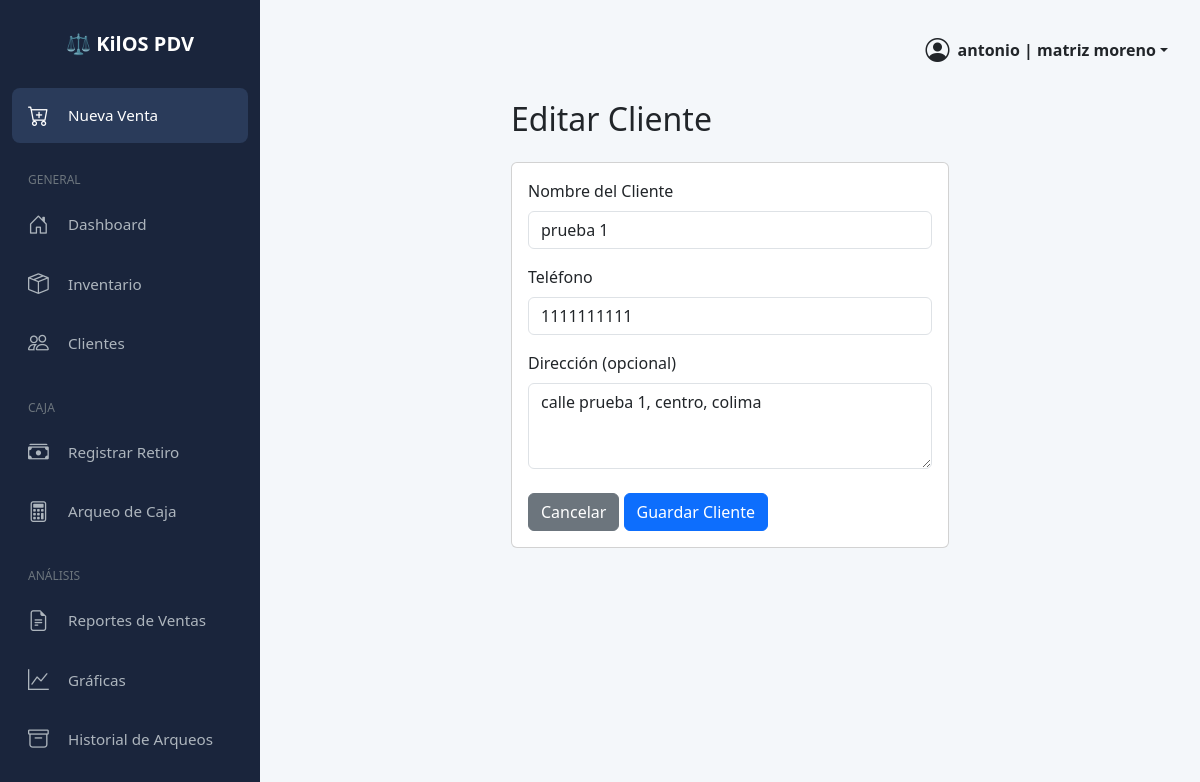
The page /clientes/editar/12/ (signed in) on the database its author committed.
### inventario/models.py (models this page shows, shortened)
class UserProfile(models.Model):
    user = models.OneToOneField(User, on_delete=models.CASCADE, related_name='profile')
    empresa = models.ForeignKey(Empresa, on_delete=models.CASCADE)

class Empresa(models.Model):
    nombre = models.CharField(max_length=100, unique=True)
    giro = models.CharField(max_length=100, blank=True, null=True, help_text="Ej. Abarrotes, Ropa, Ferretería, etc.")

class Cliente(models.Model):
    empresa = models.ForeignKey(Empresa, on_delete=models.CASCADE) # <-- NUEVO: El cliente pertenece a una empresa
    nombre = models.CharField(max_length=100)
    telefono = models.CharField(max_length=20) # Ya no necesita ser 'unique' globalmente
    direccion = models.TextField(blank=True, null=True)

### inventario/views.py (the view)
# urls.py: path('clientes/editar/<int:cliente_id>/', views.editar_cliente, name='editar-cliente'),
@login_required
def editar_cliente(request, cliente_id):
    empresa_del_usuario = request.user.profile.empresa
    cliente = get_object_or_404(Cliente, id=cliente_id, empresa=empresa_del_usuario)
    if request.method == 'POST':
        form = ClienteForm(request.POST, instance=cliente)
        if form.is_valid():
            form.save()
            messages.success(request, f'Cliente "{cliente.nombre}" actualizado correctamente.')
            return redirect('gestion-clientes')
    else:
        form = ClienteForm(instance=cliente)
    contexto = {'form': form, 'cliente': cliente, 'titulo': 'Editar Cliente'}
    return render(request, 'inventario/agregar_editar_cliente.html', contexto)

### inventario/forms.py
class ClienteForm(forms.ModelForm):
    class Meta:
        model = Cliente
        fields = ['nombre', 'telefono', 'direccion']
        labels = {
            'nombre': 'Nombre del Cliente',
            'telefono': 'Teléfono',
            'direccion': 'Dirección (opcional)',
        }
        widgets = {
            'nombre': forms.TextInput(attrs={'class': 'form-control', 'placeholder': 'Ej. Juan Pérez'}),
            'telefono': forms.TextInput(attrs={'class': 'form-control', 'placeholder': 'Ej. 3121234567'}),
            'direccion': forms.Textarea(attrs={'class': 'form-control', 'rows': 3, 'placeholder': 'Ej. Calle 123, Colonia Centro, Ciudad, Estado'}),
        }

### inventario/templates/inventario/agregar_editar_cliente.html (shortened to what this page needs)
{% extends "inventario/base.html" %}
{% block content %}
<div class="col-md-6 mx-auto">
    <h2 class="mb-4">{{ titulo }}</h2>
    <div class="card card-body">
        <form method="post" novalidate>
            {% for field in form %}
                <div class="mb-3">
                    <label for="{{ field.id_for_label }}" class="form-label">{{ field.label }}</label>
                    {{ field }}
                </div>
            {% endfor %}
            <div class="mt-4">
                <a href="{% url 'gestion-clientes' %}" class="btn btn-secondary">Cancelar</a>
                <button type="submit" class="btn btn-primary">Guardar Cliente</button>
            </div>
        </form>
    </div>
</div>
{% endblock %}

### inventario/templates/inventario/base.html (shortened to what this page needs)
<!DOCTYPE html>
<html lang="es">
<head>
    <link href="https://cdn.jsdelivr.net/npm/bootstrap@5.3.3/dist/css/bootstrap.min.css" rel="stylesheet">
    <link rel="stylesheet" href="https://cdn.jsdelivr.net/npm/bootstrap-icons@1.11.3/font/bootstrap-icons.min.css">
    <link rel="stylesheet" href="https://cdnjs.cloudflare.com/ajax/libs/font-awesome/6.0.0-beta3/css/all.min.css">
</head>
<body>
    {% if user.is_authenticated %}
    <div class="sidebar">
        <div class="logo-container mb-4">
            <span class="logo-collapsed">⚖️</span>
        </div>
        <ul class="nav flex-column">
            <li class="nav-item">
                <a class="nav-link active" href="{% url 'pos' 'domicilio' %}">
                    <i class="bi bi-cart-plus"></i><span class="link-text">Nueva Venta</span>
                </a>
            </li>
            <div class="sidebar-heading"><span class="link-text">General</span></div>
            <li class="nav-item">
                 <a class="nav-link" href="{% url 'pagina-inicio' %}">
                    <i class="bi bi-house-door"></i><span class="link-text">Dashboard</span>
                </a>
            </li>
            <li class="nav-item">
                <a class="nav-link" href="{% url 'gestion-inventario' %}">
                    <i class="bi bi-box-seam"></i><span class="link-text">Inventario</span>
                </a>
            </li>
            <li class="nav-item">
                <a class="nav-link" href="{% url 'gestion-clientes' %}">
                    <i class="bi bi-people"></i><span class="link-text">Clientes</span>
                </a>
            </li>
            <div class="sidebar-heading"><span class="link-text">Caja</span></div>
            <li class="nav-item">
                <a class="nav-link" href="{% url 'gestion-caja' %}">
                    <i class="bi bi-cash-stack"></i><span class="link-text">Registrar Retiro</span>
                </a>
            </li>
            <li class="nav-item">
                <a class="nav-link" href="{% url 'arqueo-caja' %}">
                    <i class="bi bi-calculator"></i><span class="link-text">Arqueo de Caja</span>
                </a>
            </li>
            <div class="sidebar-heading"><span class="link-text">Análisis</span></div>
            <li class="nav-item">
                <a class="nav-link" href="{% url 'reporte-ventas' %}">
                    <i class="bi bi-file-earmark-text"></i><span class="link-text">Reportes de Ventas</span>
                </a>
            </li>
            <li class="nav-item">
                <a class="nav-link" href="{% url 'dashboard' %}">
                    <i class="bi bi-graph-up"></i><span class="link-text">Gráficas</span>
                </a>
            </li>
            <li class="nav-item">
                <a class="nav-link" href="{% url 'reporte-arqueos' %}">
                    <i class="bi bi-archive"></i><span class="link-text">Historial de Arqueos</span>
                </a>
            </li>
        </ul>
    </div>
    {% endif %}
    <div class="main-content">
        {% if user.is_authenticated %}
        <div class="top-bar">
            <div class="dropdown">
                <a href="#" class="d-flex align-items-center text-dark text-decoration-none dropdown-toggle" id="dropdownUser1" data-bs-toggle="dropdown" aria-expanded="false">
                    <i class="bi bi-person-circle fs-4 me-2"></i>
                    <strong>{{ user.username }} | {{ user.profile.empresa.nombre }}</strong>
                </a>
            </div>
        </div>
        {% endif %}
        {% block content %}
        {% endblock %}
    </div>
</body>
</html>

### inventario/templates/inventario/base.html (style rules this page uses)
body { display: flex; min-height: 100vh; background-color: #f4f7fa; }
.sidebar { width: 80px; min-height: 100vh; background-color: #1a253c; padding: 1.5rem 0.75rem; color: white; position: fixed; top: 0; left: 0; display: flex; flex-direction: column; overflow-x: hidden; transition: width 0.3s ease; z-index: 1030; }
.sidebar .nav-link { color: #adb5bd; font-size: 0.95rem; padding: 0.75rem 1rem; border-radius: 0.5rem; margin-bottom: 0.25rem; display: flex; align-items: center; white-space: nowrap; }
.sidebar .nav-link:hover, .sidebar .nav-link.active { color: #fff; background-color: #2a3b5a; }
.sidebar .nav-link .bi { margin-right: 1rem; font-size: 1.3rem; min-width: 24px; }
.sidebar .logo-container { height: 2.5rem; display: flex; align-items: center; justify-content: center; position: relative; }
.sidebar .logo-collapsed, .sidebar .link-text.logo-expanded { position: absolute; }
.sidebar .logo-collapsed { font-size: 2rem; opacity: 1; transition: opacity 0.2s ease; }
.sidebar .sidebar-heading { font-size: 0.75rem; text-transform: uppercase; color: #6c757d; padding: 0 1rem; margin-top: 1.5rem; margin-bottom: 0.5rem; white-space: nowrap; }
.main-content { margin-left: 80px; flex-grow: 1; padding: 2rem; width: calc(100% - 80px); transition: margin-left 0.3s ease; }
.top-bar { display: flex; justify-content: flex-end; align-items: center; margin-bottom: 2rem; }

### rows shown on the page
Cliente: form "prueba 1" "1111111111" "calle prueba 1, centro, colima"

### other values the page prints
{{ user.username }} "antonio"
{{ user.profile.empresa.nombre }} "matriz moreno"
{{ titulo }} "Editar Cliente"
{{ field.label }} "Nombre del Cliente" "Dirección (opcional)"
